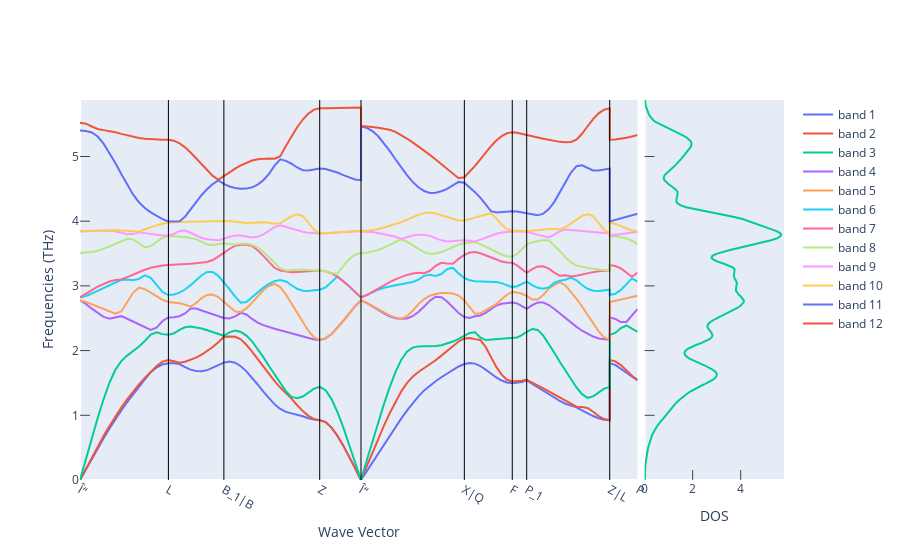

The cell this chart's notebook holds for it:
### Code cell
fig_ph_bs_and_dos = get_plot_bs_and_dos(phonon_bs, phonon_dos)
fig_ph_bs_and_dos.update_yaxes(rangemode="tozero")
fig_ph_bs_and_dos.show()
